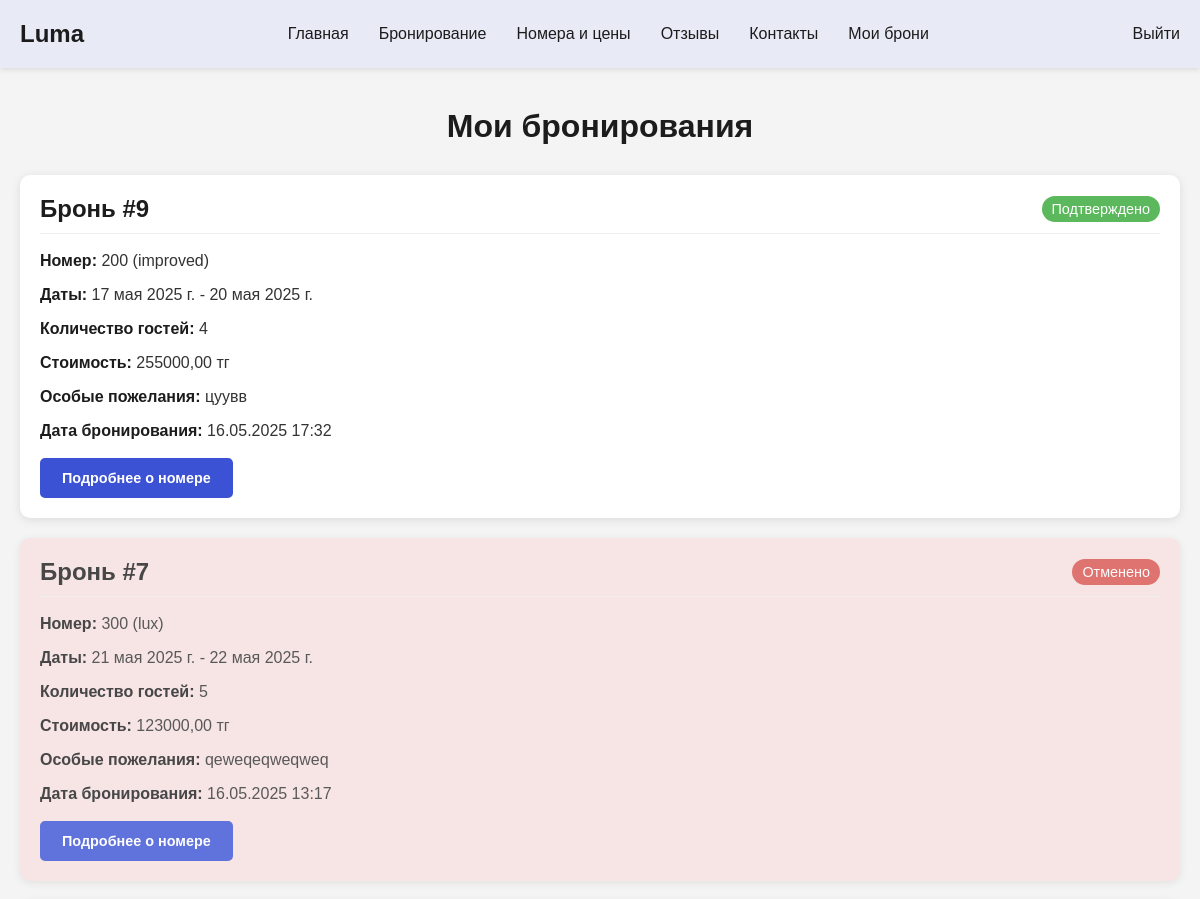
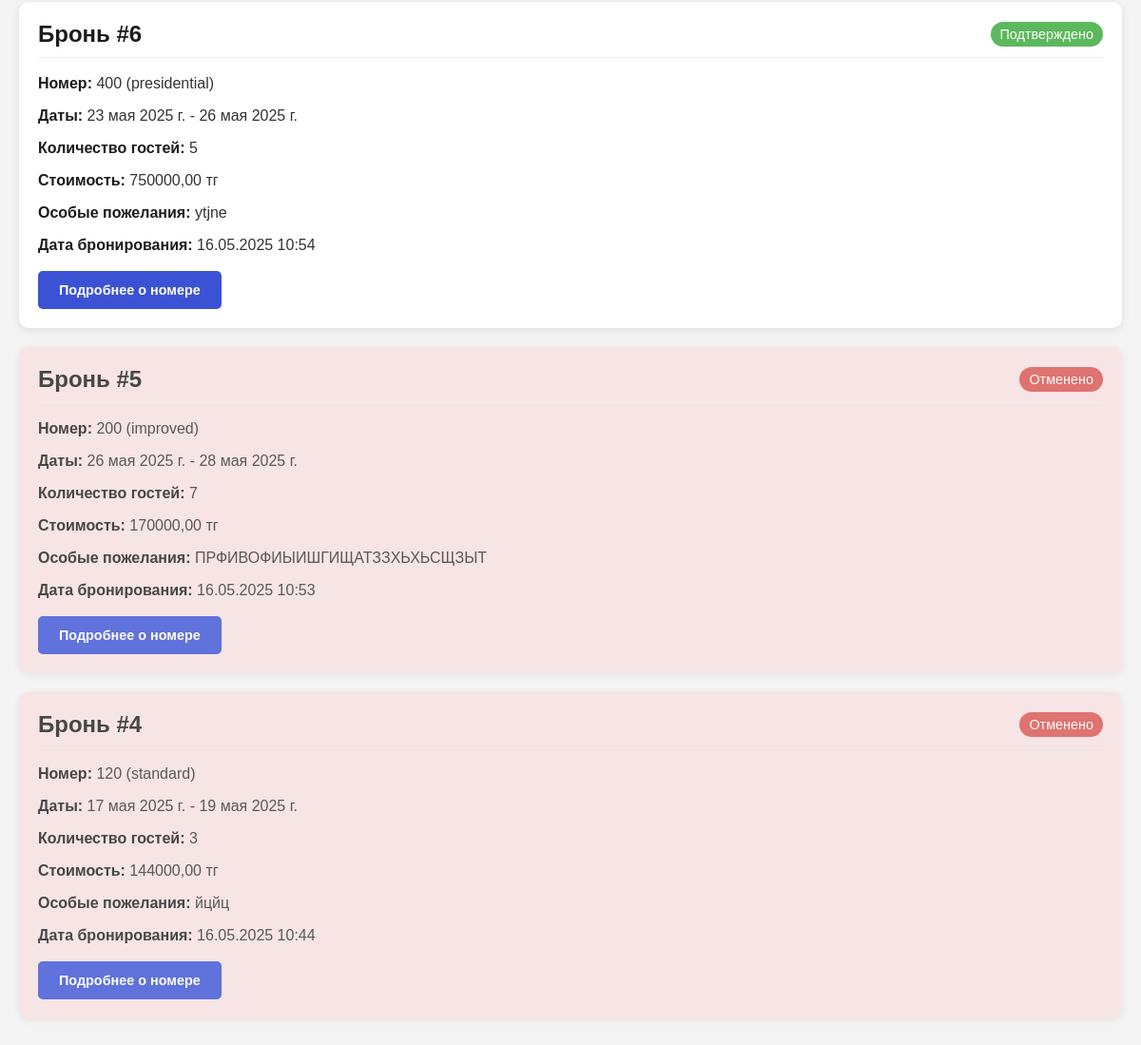
Page /my-bookings/ (signed in) on the committed database (2 pictures, top to bottom).
### booking/models.py (models this page shows, shortened)
class Booking(models.Model):
    STATUS_CHOICES = [
        ('pending', 'Ожидает подтверждения'),
        ('confirmed', 'Подтверждено'),
        ('cancelled', 'Отменено'),
    ]
    user = models.ForeignKey(User, on_delete=models.CASCADE, verbose_name="Пользователь")
    room = models.ForeignKey(Room, on_delete=models.CASCADE, verbose_name="Номер")
    check_in_date = models.DateField(verbose_name="Дата заезда")
    check_out_date = models.DateField(verbose_name="Дата выезда")
    total_price = models.DecimalField(max_digits=10, decimal_places=2, verbose_name="Итоговая стоимость")
    status = models.CharField(max_length=20, choices=STATUS_CHOICES, default='pending', verbose_name="Статус")
    created_at = models.DateTimeField(auto_now_add=True, verbose_name="Дата создания")
    guest_count = models.PositiveIntegerField(verbose_name="Количество гостей")
    special_requests = models.TextField(blank=True, null=True, verbose_name="Особые пожелания")
    class Meta:
        verbose_name = "Бронирование"
        verbose_name_plural = "Бронирования"

class Room(models.Model):
    room_number = models.CharField(max_length=10, unique=True, verbose_name="Номер комнаты")
    room_type = models.ForeignKey(RoomType, on_delete=models.CASCADE, verbose_name="Тип номера")
    price_per_night = models.DecimalField(max_digits=10, decimal_places=2, verbose_name="Цена за ночь")
    capacity = models.PositiveIntegerField(verbose_name="Вместимость")
    description = models.TextField(verbose_name="Описание")
    is_available = models.BooleanField(default=True, verbose_name="Доступен")
    image = models.ImageField(upload_to='rooms/', blank=True, null=True, verbose_name="Изображение номера")
    class Meta:
        verbose_name = "Номер"
        verbose_name_plural = "Номера"

class RoomType(models.Model):
    name = models.CharField(max_length=100, verbose_name="Название типа номера")
    description = models.TextField(verbose_name="Описание")
    base_price = models.DecimalField(max_digits=10, decimal_places=2, verbose_name="Базовая цена за ночь")
    capacity = models.PositiveIntegerField(verbose_name="Вместимость")
    image = models.ImageField(upload_to='room_types/', blank=True, null=True, verbose_name="Изображение типа номера")
    class Meta:
        verbose_name = "Тип номера"
        verbose_name_plural = "Типы номеров"

### booking/views.py (the view)
# urls.py: path('my-bookings/', views.my_bookings_view, name='my_bookings'),
@login_required
def my_bookings_view(request):
    bookings = Booking.objects.filter(user=request.user).order_by('-created_at')
    return render(request, 'my_bookings.html', {'bookings': bookings})

### booking/templates/my_bookings.html (shortened to what this page needs)
{% load static %}
<!DOCTYPE html>
<html lang="ru">
<head>
    <link rel="stylesheet" href="{% static 'my_bookings.css' %}">
</head>
<body>
    <header>
        <div class="logo">Luma</div>
        <nav>
            <ul>
                <li><a href="{% url 'home' %}">Главная</a></li>
                <li><a href="{% url 'booking' %}">Бронирование</a></li>
                <li><a href="{% url 'room_list' %}">Номера и цены</a></li>
                <li><a href="{% url 'reviews' %}">Отзывы</a></li>
                <li><a href="{% url 'contact' %}">Контакты</a></li>
                <li><a href="{% url 'my_bookings' %}">Мои брони</a></li>
            </ul>
        </nav>
        <div class="user-account"><a href="{% url 'login' %}">Выйти</a></div>
    </header>
    <main>
        <section class="bookings-section">
            <h2>Мои бронирования</h2>
            {% if bookings %}
                <div class="bookings-list">
                    {% for booking in bookings %}
                        <div class="booking-card {% if booking.status == 'cancelled' %}cancelled{% endif %}">
                            <div class="booking-header">
                                <h3>Бронь #{{ booking.id }}</h3>
                                <span class="status status-{{ booking.status }}">{{ booking.get_status_display }}</span>
                            </div>
                            <div class="booking-details">
                                <p><strong>Номер:</strong> {{ booking.room.room_number }} ({{ booking.room.room_type.name }})</p>
                                <p><strong>Даты:</strong> {{ booking.check_in_date }} - {{ booking.check_out_date }}</p>
                                <p><strong>Количество гостей:</strong> {{ booking.guest_count }}</p>
                                <p><strong>Стоимость:</strong> {{ booking.total_price }} тг</p>
                                {% if booking.special_requests %}
                                    <p><strong>Особые пожелания:</strong> {{ booking.special_requests }}</p>
                                {% endif %}
                                <p><strong>Дата бронирования:</strong> {{ booking.created_at|date:"d.m.Y H:i" }}</p>
                            </div>
                            <div class="booking-actions">
                                <a href="{% url 'room_info' booking.room.id %}" class="btn view-btn">Подробнее о номере</a>
                            </div>
                        </div>
                    {% endfor %}
                </div>
            {% else %}
                <p class="no-bookings">У вас пока нет бронирований.</p>
            {% endif %}
        </section>
    </main>
</body>
</html>

### booking/static/my_bookings.css (style rules this page uses)
* { margin: 0; padding: 0; box-sizing: border-box; font-family: 'Montserrat', sans-serif; }
body { background-color: #F4F4F4; color: #1C1C1C; }
a { text-decoration: none; color: #1C1C1C; transition: all 0.3s ease-in-out; }
header { display: flex; align-items: center; justify-content: space-between; padding: 20px; background-color: #E8EAF6; box-shadow: 0 2px 5px rgba(0,0,0,0.1); }
.logo { font-size: 24px; font-weight: bold; color: #1C1C1C; }
nav ul { list-style: none; display: flex; gap: 30px; margin: 0; padding: 0; }
nav ul li a { text-decoration: none; color: #1C1C1C; font-weight: 500; transition: all 0.3s ease-in-out; }
.user-account { font-weight: 500; color: #1C1C1C; cursor: pointer; transition: all 0.3s ease-in-out; }
.bookings-section { max-width: 1200px; margin: 0 auto; padding: 40px 20px; }
.bookings-section h2 { font-size: 2em; font-weight: 700; margin-bottom: 30px; color: #1C1C1C; text-align: center; }
.bookings-list { display: flex; flex-direction: column; gap: 20px; }
.booking-card { background-color: #fff; border-radius: 10px; box-shadow: 0 2px 10px rgba(0,0,0,0.1); padding: 20px; transition: transform 0.2s ease; }
.booking-card.cancelled { background-color: #f8e1e1; opacity: 0.8; }
.booking-header { display: flex; justify-content: space-between; align-items: center; margin-bottom: 15px; border-bottom: 1px solid #eee; padding-bottom: 10px; }
.booking-header h3 { font-size: 1.5em; font-weight: 600; color: #1C1C1C; }
.status { font-size: 0.9em; font-weight: 500; padding: 5px 10px; border-radius: 15px; color: #fff; }
.status-confirmed { background-color: #5cb85c; }
.status-cancelled { background-color: #d9534f; }
.booking-details p { font-size: 1em; margin-bottom: 10px; color: #333; line-height: 1.5; }
.booking-details p strong { color: #1C1C1C; }
.booking-actions { display: flex; gap: 10px; margin-top: 15px; }
.btn { padding: 10px 20px; border-radius: 5px; text-decoration: none; font-weight: 600; font-size: 0.9em; transition: all 0.3s ease-in-out; text-align: center; }
.view-btn { background-color: #3C52D5; color: #fff; border: 2px solid #3C52D5; }

### rows in the picture
Booking: id "9", status "Подтверждено", room.room_number "200", room.room_type.name "improved", check_in_date "17 мая 2025 г.", check_out_date "20 мая 2025 г.", guest_count "4", total_price "255000,00", special_requests "цуувв", created_at "16.05.2025 17:32"
Booking: id "7", status "Отменено", room.room_number "300", room.room_type.name "lux", check_in_date "21 мая 2025 г.", check_out_date "22 мая 2025 г.", guest_count "5", total_price "123000,00", special_requests "qeweqeqweqweq", created_at "16.05.2025 13:17"
Booking: id "6", status "Подтверждено", room.room_number "400", room.room_type.name "presidential", check_in_date "23 мая 2025 г.", check_out_date "26 мая 2025 г.", guest_count "5", total_price "750000,00", special_requests "ytjne", created_at "16.05.2025 10:54"
Booking: id "5", status "Отменено", room.room_number "200", room.room_type.name "improved", check_in_date "26 мая 2025 г.", check_out_date "28 мая 2025 г.", guest_count "7", total_price "170000,00", special_requests "ПРФИВОФИЫИШГИЩАТЗЗХЬХЬСЩЗЫТ", created_at "16.05.2025 10:53"
Booking: id "4", status "Отменено", room.room_number "120", room.room_type.name "standard", check_in_date "17 мая 2025 г.", check_out_date "19 мая 2025 г.", guest_count "3", total_price "144000,00", special_requests "йцйц", created_at "16.05.2025 10:44"
